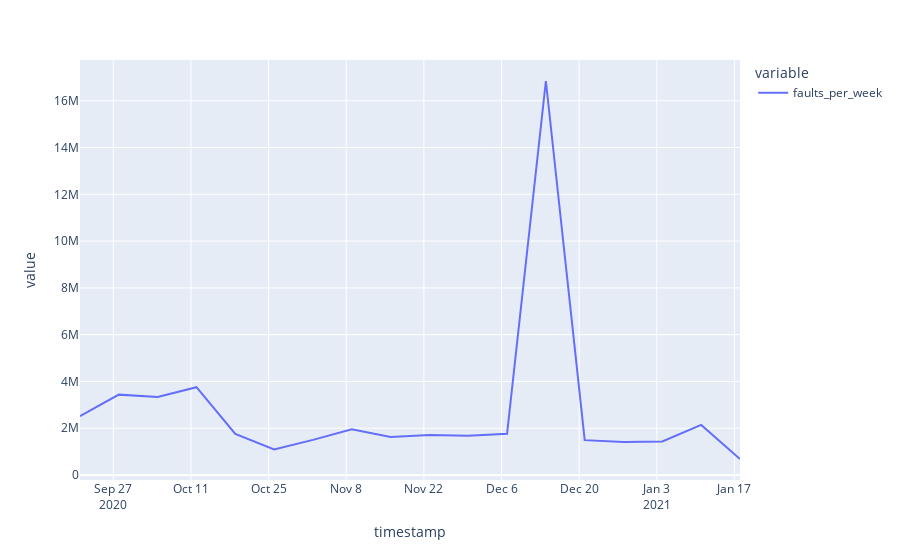

This figure's notebook cell:
### Markdown cell above
#### Rate of missing PoST, weekly, network-wide

### Code cell
s = rate_missing_post_network_weekly(connection)
px.line(s)

### Figure 1 — Plotly figure (JSON) as saved in the notebook; plotly's stock layout.template omitted (floating-point values rounded to 4 significant figures)
{"data": [{"hovertemplate": "variable=faults_per_week<br>timestamp=%{x}<br>value=%{y}<extra></extra>", "legendgroup": "faults_per_week", "line": {"color": "#636efa", "dash": "solid"}, "mode": "lines", "name": "faults_per_week", "orientation": "v", "showlegend": true, "type": "scatter", "x": ["2020-09-21T00:00:00", "2020-09-28T00:00:00", "2020-10-05T00:00:00", "2020-10-12T00:00:00", "2020-10-19T00:00:00", "2020-10-26T00:00:00", "2020-11-02T00:00:00", "2020-11-09T00:00:00", "2020-11-16T00:00:00", "2020-11-23T00:00:00", "2020-11-30T00:00:00", "2020-12-07T00:00:00", "2020-12-14T00:00:00", "2020-12-21T00:00:00", "2020-12-28T00:00:00", "2021-01-04T00:00:00", "2021-01-11T00:00:00", "2021-01-18T00:00:00"], "xaxis": "x", "y": [2514827, 3436591, 3340570, 3755932, 1757912, 1095510, 1502318, 1952109, 1622653, 1706427, 1681586, 1759524, 16844221, 1491437, 1406478, 1433444, 2143705, 684911], "yaxis": "y"}], "layout": {"autosize": true, "legend": {"title": {"text": "variable"}, "tracegroupgap": 0}, "margin": {"t": 60}, "xaxis": {"anchor": "y", "autorange": true, "domain": [0, 1], "range": ["2020-09-21", "2021-01-18"], "title": {"text": "timestamp"}, "type": "date"}, "yaxis": {"anchor": "x", "autorange": true, "domain": [0, 1], "range": [-212800.0, 17740000.0], "title": {"text": "value"}, "type": "linear"}}}
